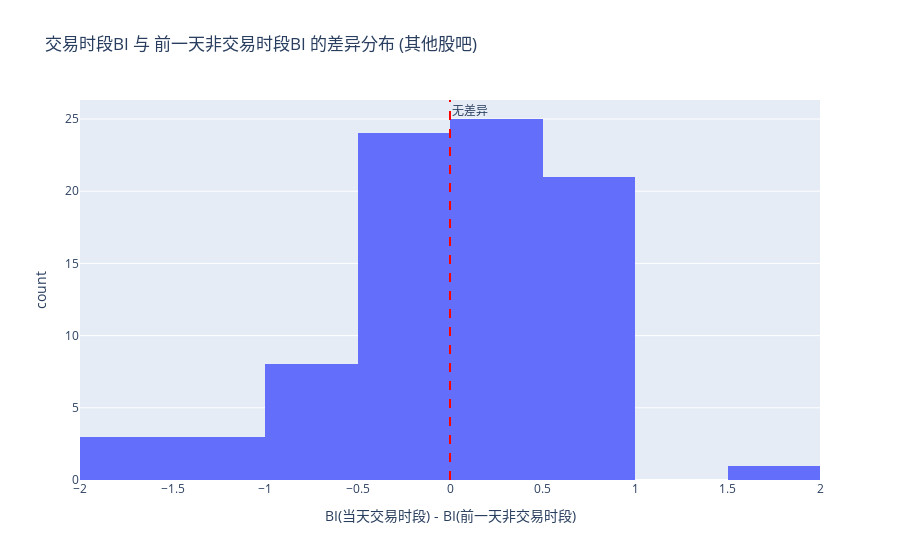
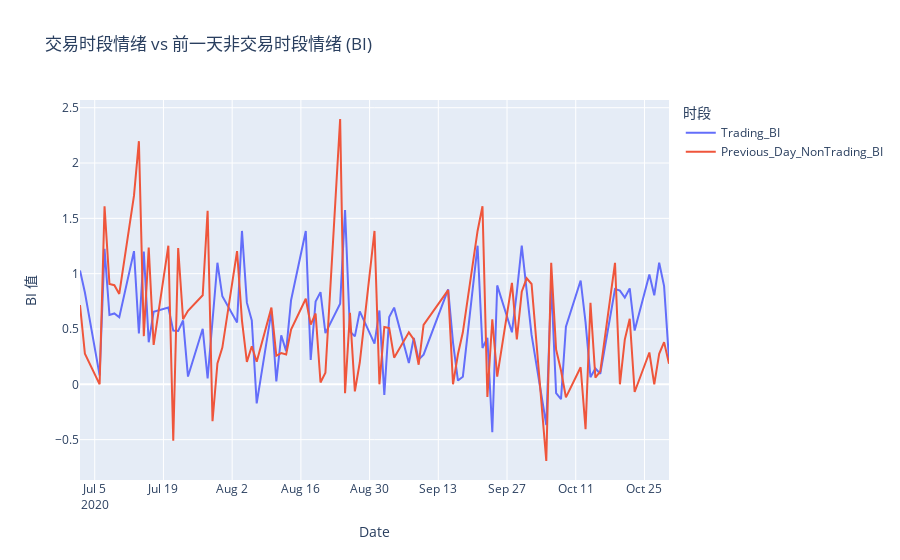

The notebook cell saved with these charts, in order:
### Code cell
# ---交易日内 vs 前一非交易日情绪对比 (以其他股吧为例)---
if 'other_trading' in dfs_filtered:
    print("分析交易日内 vs 前一非交易日情绪...")
    # 使用 reset_index() 来保留 Date 列，方便后续聚合
    df_other_trade = dfs_filtered['other_trading'].copy()
    df_other_trade['Tradetime_Dum'] = pd.to_numeric(df_other_trade['Tradetime_Dum'], errors='coerce').fillna(0).astype(int)

    # --- 按日期聚合，确保索引唯一 ---
    # 计算每个日期下，所有交易时段的平均 BI
    trade_hours_sent_agg = df_other_trade[df_other_trade['Tradetime_Dum'] == 1].groupby('Date')['BI'].mean().rename('Trading_BI')

    # 计算每个日期下，所有非交易时段的平均 BI
    non_trade_hours_sent_agg = df_other_trade[df_other_trade['Tradetime_Dum'] == 0].groupby('Date')['BI'].mean().rename('NonTrading_BI')

    # 检查聚合后的索引是否唯一
    print(f"聚合后交易时段索引是否唯一: {trade_hours_sent_agg.index.is_unique}")
    print(f"聚合后非交易时段索引是否唯一: {non_trade_hours_sent_agg.index.is_unique}")

    # 如果索引仍然不唯一 (理论上 groupby 后应该唯一了)，可能需要进一步检查数据

    # --- 现在索引是唯一的，继续进行 shift 和 concat ---
    # 
    # 将非交易时段的情绪 shift 到下一个日期 (用非交易日的情绪预测下一个交易日的情绪)
    
        # 如果想用 t 时刻的非交易情绪 对齐 t 时刻的交易情绪，则不需要 shift
        # 如果想用 t-1 时刻的非交易情绪 对齐 t 时刻的交易情绪，使用 shift(1) (这更符合逻辑: 前一晚的情绪影响今天白天)

    # 我们用 t-1 的非交易情绪 和 t 的交易情绪比较
    compare_trade_nontrade = pd.concat(
        [trade_hours_sent_agg, non_trade_hours_sent_agg.shift(1)], # shift(1) 获取前一天的非交易BI
        axis=1
    ).dropna() # 删除因shift产生的NaN以及某天只有交易或非交易数据导致的NaN

    # 重命名列
    compare_trade_nontrade = compare_trade_nontrade.rename(columns={'NonTrading_BI': 'Previous_Day_NonTrading_BI'})

    if not compare_trade_nontrade.empty:
         print("\n交易时段情绪 vs 前一非交易时段情绪 (聚合后均值 BI) 预览:")
         print(compare_trade_nontrade.head())

         # 计算差异
         compare_trade_nontrade['Difference'] = compare_trade_nontrade['Trading_BI'] - compare_trade_nontrade['Previous_Day_NonTrading_BI']

         # 可视化差异的分布
         fig_diff = px.histogram(compare_trade_nontrade, x='Difference',
                                 title='交易时段BI 与 前一天非交易时段BI 的差异分布 (其他股吧)',
                                 labels={'Difference': 'BI(当天交易时段) - BI(前一天非交易时段)'})
         fig_diff.add_vline(x=0, line_width=2, line_dash="dash", line_color="red", annotation_text="无差异")
         fig_diff.show()
         # fig_diff.write_image("trading_vs_prev_nontrading_diff_hist.png")

         # 可视化两条线对比
         fig_lines = px.line(compare_trade_nontrade.reset_index(), x='Date', y=['Trading_BI', 'Previous_Day_NonTrading_BI'],
                             title='交易时段情绪 vs 前一天非交易时段情绪 (BI)',
                             labels={'value': 'BI 值', 'variable': '时段'})
         fig_lines.show()
         # fig_lines.write_image("trading_vs_prev_nontrading_lines.png")

    else:
         print("合并或对齐后没有足够的数据进行比较。")

else:
    print("未加载 'other_trading' 数据集，无法进行交易时段分析。")
